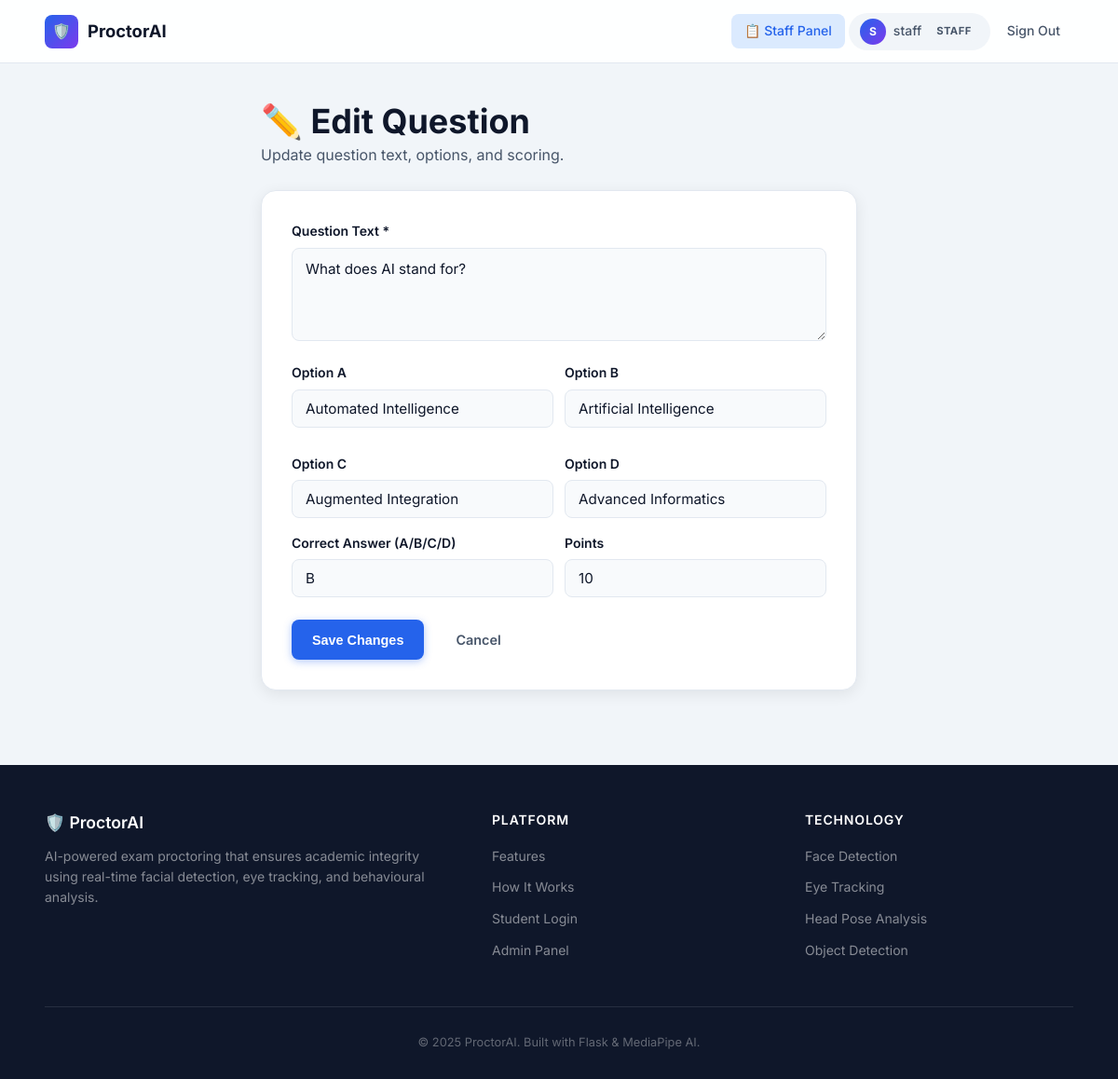
/staff/questions/1/edit (signed in), run on the app's committed database.
### database/models.py (models this page shows, shortened)
class User(UserMixin, db.Model):
    __tablename__ = "users"
    id = db.Column(db.Integer, primary_key=True)
    username = db.Column(
        db.String(80),
        unique=True,
        nullable=False,
        index=True
    )
    password = db.Column(
        db.String(200),
        nullable=False
    )
    role = db.Column(
        db.String(20),
        default="student"
    )
    exam_sessions = db.relationship(
        "ExamSession",
        backref="user",
        lazy=True
    )

class Question(db.Model):
    __tablename__ = "questions"
    id = db.Column(db.Integer, primary_key=True)
    exam_id = db.Column(
        db.Integer,
        db.ForeignKey("exams.id"),
        nullable=False
    )
    text = db.Column(db.Text, nullable=False)
    option_a = db.Column(db.String(300), nullable=True)
    option_b = db.Column(db.String(300), nullable=True)
    option_c = db.Column(db.String(300), nullable=True)
    option_d = db.Column(db.String(300), nullable=True)
    correct_answer = db.Column(db.String(1), nullable=True)
    points = db.Column(db.Integer, default=10)
    order = db.Column(db.Integer, default=0)

### routes/staff_routes.py (the view, shortened to what this page needs)
@staff_bp.route("/staff/questions/<int:question_id>/edit", methods=["GET", "POST"])
@login_required
def edit_question(question_id):
    denied = _require_staff()
    if denied:
        return denied
    q = Question.query.get_or_404(question_id)
    return render_template("staff_question_edit.html", question=q)

### routes/auth_routes.py (called while the page is built)
@login_manager.user_loader
def load_user(user_id):
    return User.query.get(int(user_id))

### routes/staff_routes.py (called while the page is built)
def _require_staff():
    if current_user.role not in ("staff", "admin"):
        flash("Access denied.", "danger")
        return redirect(url_for("auth.login"))
    return None

### templates/staff_question_edit.html (shortened to what this page needs)
{% extends "base.html" %}
{% block content %}
<div class="page-wrapper">
  <div class="container" style="max-width:640px">
    <div class="dashboard-header" style="margin-bottom:24px">
      <div>
        <h1>✏️ Edit Question</h1>
        <p>Update question text, options, and scoring.</p>
      </div>
    </div>
    <div class="card" style="padding:32px;background:var(--surface);border-radius:var(--radius-lg);box-shadow:var(--shadow-md)">
      <form method="POST">
        <div class="form-group">
          <label class="form-label">Question Text *</label>
          <textarea class="answer-textarea" name="text" rows="3" required>{{ question.text }}</textarea>
        </div>
        <div style="display:grid;grid-template-columns:1fr 1fr;gap:12px">
          <div class="form-group">
            <label class="form-label">Option A</label>
            <input class="form-input" type="text" name="option_a" value="{{ question.option_a or '' }}">
          </div>
          <div class="form-group">
            <label class="form-label">Option B</label>
            <input class="form-input" type="text" name="option_b" value="{{ question.option_b or '' }}">
          </div>
          <div class="form-group">
            <label class="form-label">Option C</label>
            <input class="form-input" type="text" name="option_c" value="{{ question.option_c or '' }}">
          </div>
          <div class="form-group">
            <label class="form-label">Option D</label>
            <input class="form-input" type="text" name="option_d" value="{{ question.option_d or '' }}">
          </div>
        </div>
        <div style="display:grid;grid-template-columns:1fr 1fr;gap:12px">
          <div class="form-group">
            <label class="form-label">Correct Answer (A/B/C/D)</label>
            <input class="form-input" type="text" name="correct_answer" maxlength="1" value="{{ question.correct_answer or '' }}">
          </div>
          <div class="form-group">
            <label class="form-label">Points</label>
            <input class="form-input" type="number" name="points" min="1" value="{{ question.points }}">
          </div>
        </div>
        <div style="display:flex;gap:12px;margin-top:8px">
          <button type="submit" class="btn btn-primary">Save Changes</button>
          <a href="/staff/exams/{{ question.exam_id }}/questions" class="btn btn-ghost">Cancel</a>
        </div>
      </form>
    </div>
  </div>
</div>
{% endblock %}

### templates/base.html (shortened to what this page needs)
<!DOCTYPE html>
<html lang="en">
<head>
  <link rel="stylesheet" href="/static/css/style.css">
</head>
<body>
<nav class="navbar">
  <div class="container">
    <a href="/" class="nav-brand">
      <div class="brand-icon">🛡️</div>
      <span>ProctorAI</span>
    </a>
    <div class="nav-links">
      {% if current_user.is_authenticated %}
        {% if current_user.role == 'admin' %}
          <a href="/admin/dashboard" class="{% if request.path == '/admin/dashboard' %}active{% endif %}">📊 Dashboard</a>
          <a href="/admin/scores" class="{% if request.path == '/admin/scores' %}active{% endif %}">📈 Scores</a>
        {% elif current_user.role == 'staff' %}
          <a href="/staff/dashboard" class="{% if '/staff' in request.path %}active{% endif %}">📋 Staff Panel</a>
        {% else %}
          <a href="/student/dashboard" class="{% if request.path == '/student/dashboard' %}active{% endif %}">🎓 My Exams</a>
        {% endif %}
        <div class="nav-user">
          <div class="avatar">{{ current_user.username[0].upper() }}</div>
          <span>{{ current_user.username }}</span>
          <span class="badge badge-neutral" style="font-size:.7rem;padding:2px 8px">{{ current_user.role }}</span>
        </div>
        <a href="/logout" class="btn btn-ghost btn-sm">Sign Out</a>
      {% else %}
        <a href="/#features">Features</a>
        <a href="/#how-it-works">How It Works</a>
        <a href="/login" class="btn-nav">Sign In</a>
      {% endif %}
    </div>
  </div>
</nav>
{% block content %}{% endblock %}
{% block footer %}
<footer class="footer">
  <div class="container">
    <div class="footer-grid">
      <div class="footer-brand">
        <h3>🛡️ ProctorAI</h3>
        <p>AI-powered exam proctoring that ensures academic integrity using real-time facial detection, eye tracking, and behavioural analysis.</p>
      </div>
      <div class="footer-col">
        <h4>Platform</h4>
        <ul>
          <li><a href="/#features">Features</a></li>
          <li><a href="/#how-it-works">How It Works</a></li>
          <li><a href="/login">Student Login</a></li>
          <li><a href="/admin/dashboard">Admin Panel</a></li>
        </ul>
      </div>
      <div class="footer-col">
        <h4>Technology</h4>
        <ul>
          <li><a href="#">Face Detection</a></li>
          <li><a href="#">Eye Tracking</a></li>
          <li><a href="#">Head Pose Analysis</a></li>
          <li><a href="#">Object Detection</a></li>
        </ul>
      </div>
    </div>
    <div class="footer-bottom">
      &copy; 2025 ProctorAI. Built with Flask &amp; MediaPipe AI.
    </div>
  </div>
</footer>
{% endblock %}
</body>
</html>

### data on the page
User: username "S", username "staff", role "STAFF"
Question: text "What does AI stand for?", option_a "Automated Intelligence", option_b "Artificial Intelligence", option_c "Augmented Integration", option_d "Advanced Informatics", correct_answer "B", points "10"
